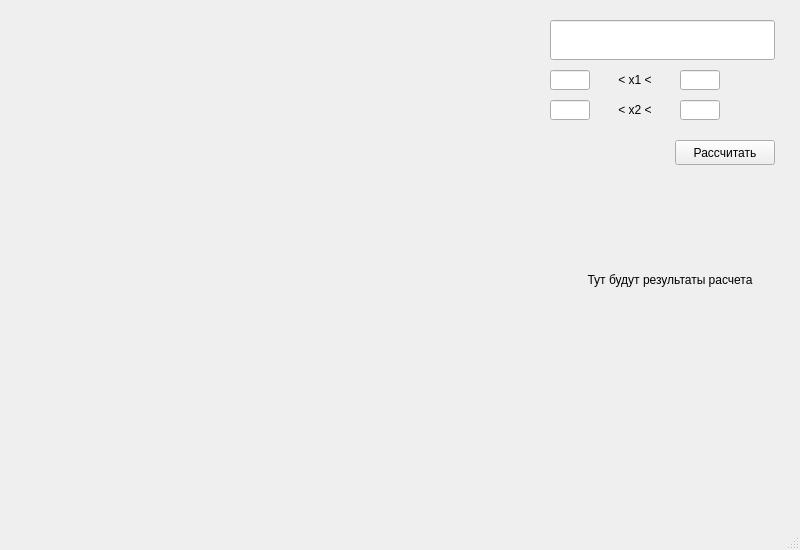
<?xml version="1.0" encoding="UTF-8"?>
<ui version="4.0">
 <class>MainWindow</class>
 <widget class="QMainWindow" name="MainWindow">
  <property name="geometry">
   <rect>
    <x>0</x>
    <y>0</y>
    <width>800</width>
    <height>550</height>
   </rect>
  </property>
  <property name="sizePolicy">
   <sizepolicy hsizetype="Fixed" vsizetype="Fixed">
    <horstretch>0</horstretch>
    <verstretch>0</verstretch>
   </sizepolicy>
  </property>
  <property name="minimumSize">
   <size>
    <width>800</width>
    <height>550</height>
   </size>
  </property>
  <property name="maximumSize">
   <size>
    <width>800</width>
    <height>550</height>
   </size>
  </property>
  <property name="windowTitle">
   <string>Метод Нелдера-Мида</string>
  </property>
  <widget class="QWidget" name="centralwidget">
   <widget class="QWidget" name="widget" native="true">
    <property name="geometry">
     <rect>
      <x>25</x>
      <y>25</y>
      <width>500</width>
      <height>500</height>
     </rect>
    </property>
   </widget>
   <widget class="QPushButton" name="pushButton">
    <property name="geometry">
     <rect>
      <x>675</x>
      <y>140</y>
      <width>100</width>
      <height>25</height>
     </rect>
    </property>
    <property name="text">
     <string>Рассчитать</string>
    </property>
   </widget>
   <widget class="QLineEdit" name="lineEdit">
    <property name="geometry">
     <rect>
      <x>550</x>
      <y>20</y>
      <width>225</width>
      <height>40</height>
     </rect>
    </property>
   </widget>
   <widget class="QLabel" name="label">
    <property name="geometry">
     <rect>
      <x>560</x>
      <y>180</y>
      <width>220</width>
      <height>200</height>
     </rect>
    </property>
    <property name="text">
     <string>Тут будут результаты расчета</string>
    </property>
    <property name="alignment">
     <set>Qt::AlignCenter</set>
    </property>
   </widget>
   <widget class="QLineEdit" name="leftx1">
    <property name="geometry">
     <rect>
      <x>550</x>
      <y>70</y>
      <width>40</width>
      <height>20</height>
     </rect>
    </property>
   </widget>
   <widget class="QLineEdit" name="leftx2">
    <property name="geometry">
     <rect>
      <x>550</x>
      <y>100</y>
      <width>40</width>
      <height>20</height>
     </rect>
    </property>
   </widget>
   <widget class="QLineEdit" name="rightx1">
    <property name="geometry">
     <rect>
      <x>680</x>
      <y>70</y>
      <width>40</width>
      <height>20</height>
     </rect>
    </property>
   </widget>
   <widget class="QLineEdit" name="rightx2">
    <property name="geometry">
     <rect>
      <x>680</x>
      <y>100</y>
      <width>40</width>
      <height>20</height>
     </rect>
    </property>
   </widget>
   <widget class="QLabel" name="label_2">
    <property name="geometry">
     <rect>
      <x>600</x>
      <y>70</y>
      <width>70</width>
      <height>20</height>
     </rect>
    </property>
    <property name="text">
     <string>&lt; x1 &lt;</string>
    </property>
    <property name="alignment">
     <set>Qt::AlignCenter</set>
    </property>
   </widget>
   <widget class="QLabel" name="label_3">
    <property name="geometry">
     <rect>
      <x>600</x>
      <y>100</y>
      <width>70</width>
      <height>20</height>
     </rect>
    </property>
    <property name="text">
     <string>&lt; x2 &lt;</string>
    </property>
    <property name="alignment">
     <set>Qt::AlignCenter</set>
    </property>
   </widget>
  </widget>
  <widget class="QStatusBar" name="statusbar"/>
 </widget>
 <resources/>
 <connections/>
</ui>
